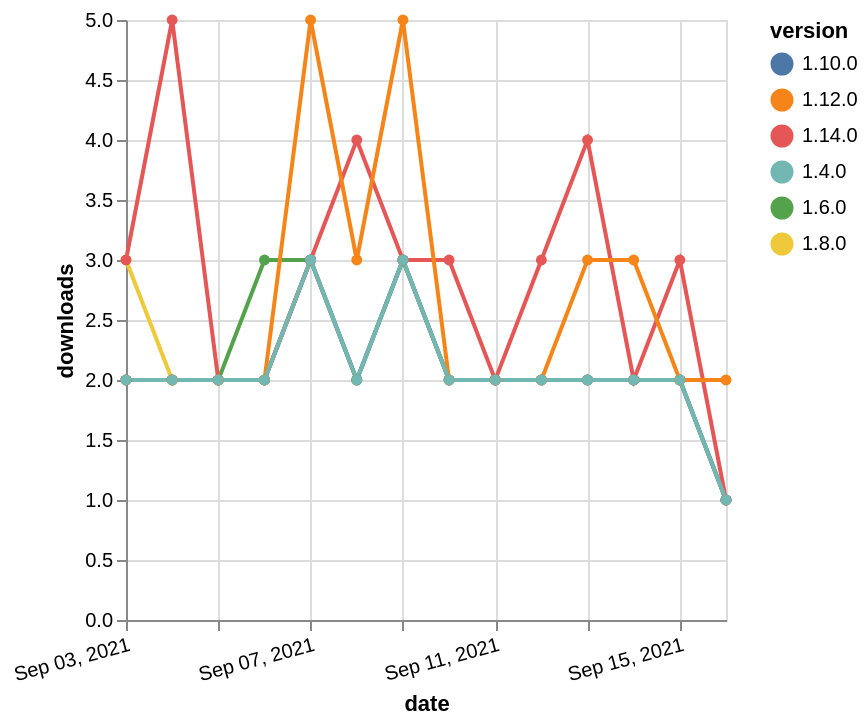

Specify this chart in Vega-Lite:
### Vega-Lite specification from a JSON file in a GitHub repository (floating-point values rounded to 4 significant figures)
{"$schema": "https://vega.github.io/schema/vega-lite/v5.json", "description": "A simple bar chart with embedded data.", "data": {"values": [{"date": "2021-09-03", "total": 1702, "delta": 2, "version": "1.6.0"}, {"date": "2021-09-04", "total": 1704, "delta": 2, "version": "1.6.0"}, {"date": "2021-09-05", "total": 1706, "delta": 2, "version": "1.6.0"}, {"date": "2021-09-06", "total": 1709, "delta": 3, "version": "1.6.0"}, {"date": "2021-09-07", "total": 1712, "delta": 3, "version": "1.6.0"}, {"date": "2021-09-08", "total": 1714, "delta": 2, "version": "1.6.0"}, {"date": "2021-09-09", "total": 1717, "delta": 3, "version": "1.6.0"}, {"date": "2021-09-10", "total": 1719, "delta": 2, "version": "1.6.0"}, {"date": "2021-09-11", "total": 1721, "delta": 2, "version": "1.6.0"}, {"date": "2021-09-12", "total": 1723, "delta": 2, "version": "1.6.0"}, {"date": "2021-09-13", "total": 1725, "delta": 2, "version": "1.6.0"}, {"date": "2021-09-14", "total": 1727, "delta": 2, "version": "1.6.0"}, {"date": "2021-09-15", "total": 1729, "delta": 2, "version": "1.6.0"}, {"date": "2021-09-16", "total": 1730, "delta": 1, "version": "1.6.0"}, {"date": "2021-09-03", "total": 1548, "delta": 3, "version": "1.8.0"}, {"date": "2021-09-04", "total": 1550, "delta": 2, "version": "1.8.0"}, {"date": "2021-09-05", "total": 1552, "delta": 2, "version": "1.8.0"}, {"date": "2021-09-06", "total": 1554, "delta": 2, "version": "1.8.0"}, {"date": "2021-09-07", "total": 1557, "delta": 3, "version": "1.8.0"}, {"date": "2021-09-08", "total": 1559, "delta": 2, "version": "1.8.0"}, {"date": "2021-09-09", "total": 1562, "delta": 3, "version": "1.8.0"}, {"date": "2021-09-10", "total": 1564, "delta": 2, "version": "1.8.0"}, {"date": "2021-09-11", "total": 1566, "delta": 2, "version": "1.8.0"}, {"date": "2021-09-12", "total": 1568, "delta": 2, "version": "1.8.0"}, {"date": "2021-09-13", "total": 1570, "delta": 2, "version": "1.8.0"}, {"date": "2021-09-14", "total": 1572, "delta": 2, "version": "1.8.0"}, {"date": "2021-09-15", "total": 1574, "delta": 2, "version": "1.8.0"}, {"date": "2021-09-16", "total": 1575, "delta": 1, "version": "1.8.0"}, {"date": "2021-09-03", "total": 1072, "delta": 2, "version": "1.10.0"}, {"date": "2021-09-04", "total": 1074, "delta": 2, "version": "1.10.0"}, {"date": "2021-09-05", "total": 1076, "delta": 2, "version": "1.10.0"}, {"date": "2021-09-06", "total": 1078, "delta": 2, "version": "1.10.0"}, {"date": "2021-09-07", "total": 1081, "delta": 3, "version": "1.10.0"}, {"date": "2021-09-08", "total": 1083, "delta": 2, "version": "1.10.0"}, {"date": "2021-09-09", "total": 1086, "delta": 3, "version": "1.10.0"}, {"date": "2021-09-10", "total": 1088, "delta": 2, "version": "1.10.0"}, {"date": "2021-09-11", "total": 1090, "delta": 2, "version": "1.10.0"}, {"date": "2021-09-12", "total": 1092, "delta": 2, "version": "1.10.0"}, {"date": "2021-09-13", "total": 1094, "delta": 2, "version": "1.10.0"}, {"date": "2021-09-14", "total": 1096, "delta": 2, "version": "1.10.0"}, {"date": "2021-09-15", "total": 1098, "delta": 2, "version": "1.10.0"}, {"date": "2021-09-16", "total": 1099, "delta": 1, "version": "1.10.0"}, {"date": "2021-09-03", "total": 238, "delta": 3, "version": "1.14.0"}, {"date": "2021-09-04", "total": 243, "delta": 5, "version": "1.14.0"}, {"date": "2021-09-05", "total": 245, "delta": 2, "version": "1.14.0"}, {"date": "2021-09-06", "total": 247, "delta": 2, "version": "1.14.0"}, {"date": "2021-09-07", "total": 250, "delta": 3, "version": "1.14.0"}, {"date": "2021-09-08", "total": 254, "delta": 4, "version": "1.14.0"}, {"date": "2021-09-09", "total": 257, "delta": 3, "version": "1.14.0"}, {"date": "2021-09-10", "total": 260, "delta": 3, "version": "1.14.0"}, {"date": "2021-09-11", "total": 262, "delta": 2, "version": "1.14.0"}, {"date": "2021-09-12", "total": 265, "delta": 3, "version": "1.14.0"}, {"date": "2021-09-13", "total": 269, "delta": 4, "version": "1.14.0"}, {"date": "2021-09-14", "total": 271, "delta": 2, "version": "1.14.0"}, {"date": "2021-09-15", "total": 274, "delta": 3, "version": "1.14.0"}, {"date": "2021-09-16", "total": 275, "delta": 1, "version": "1.14.0"}, {"date": "2021-09-03", "total": 1042, "delta": 2, "version": "1.12.0"}, {"date": "2021-09-04", "total": 1044, "delta": 2, "version": "1.12.0"}, {"date": "2021-09-05", "total": 1046, "delta": 2, "version": "1.12.0"}, {"date": "2021-09-06", "total": 1048, "delta": 2, "version": "1.12.0"}, {"date": "2021-09-07", "total": 1053, "delta": 5, "version": "1.12.0"}, {"date": "2021-09-08", "total": 1056, "delta": 3, "version": "1.12.0"}, {"date": "2021-09-09", "total": 1061, "delta": 5, "version": "1.12.0"}, {"date": "2021-09-10", "total": 1063, "delta": 2, "version": "1.12.0"}, {"date": "2021-09-11", "total": 1065, "delta": 2, "version": "1.12.0"}, {"date": "2021-09-12", "total": 1067, "delta": 2, "version": "1.12.0"}, {"date": "2021-09-13", "total": 1070, "delta": 3, "version": "1.12.0"}, {"date": "2021-09-14", "total": 1073, "delta": 3, "version": "1.12.0"}, {"date": "2021-09-15", "total": 1075, "delta": 2, "version": "1.12.0"}, {"date": "2021-09-16", "total": 1077, "delta": 2, "version": "1.12.0"}, {"date": "2021-09-03", "total": 2096, "delta": 2, "version": "1.4.0"}, {"date": "2021-09-04", "total": 2098, "delta": 2, "version": "1.4.0"}, {"date": "2021-09-05", "total": 2100, "delta": 2, "version": "1.4.0"}, {"date": "2021-09-06", "total": 2102, "delta": 2, "version": "1.4.0"}, {"date": "2021-09-07", "total": 2105, "delta": 3, "version": "1.4.0"}, {"date": "2021-09-08", "total": 2107, "delta": 2, "version": "1.4.0"}, {"date": "2021-09-09", "total": 2110, "delta": 3, "version": "1.4.0"}, {"date": "2021-09-10", "total": 2112, "delta": 2, "version": "1.4.0"}, {"date": "2021-09-11", "total": 2114, "delta": 2, "version": "1.4.0"}, {"date": "2021-09-12", "total": 2116, "delta": 2, "version": "1.4.0"}, {"date": "2021-09-13", "total": 2118, "delta": 2, "version": "1.4.0"}, {"date": "2021-09-14", "total": 2120, "delta": 2, "version": "1.4.0"}, {"date": "2021-09-15", "total": 2122, "delta": 2, "version": "1.4.0"}, {"date": "2021-09-16", "total": 2123, "delta": 1, "version": "1.4.0"}]}, "width": "container", "mark": {"type": "line", "point": {"filled": true}}, "encoding": {"x": {"field": "date", "type": "temporal", "timeUnit": "yearmonthdate", "title": "date", "axis": {"labelAngle": -15}}, "y": {"field": "delta", "type": "quantitative", "title": "downloads"}, "color": {"field": "version", "type": "nominal"}, "tooltip": {"field": "delta"}}}
